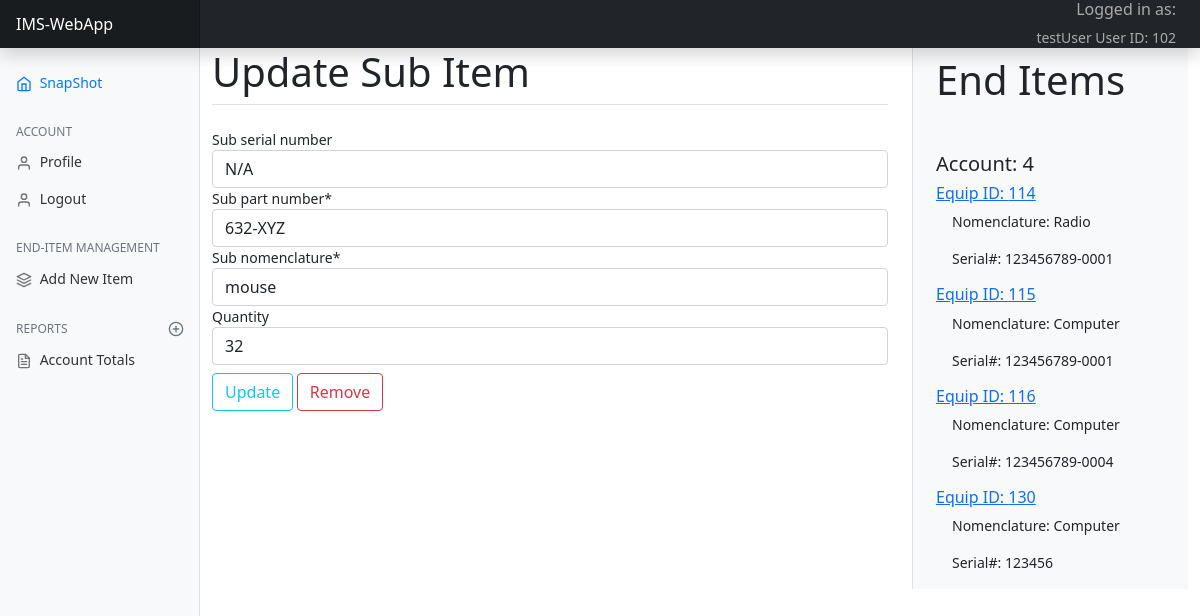
The page /home/update_sub_item/5/ (signed in) on the database its author committed.
### account/models.py (models this page shows, shortened)
class Account(AbstractBaseUser):
    custodian_id            = models.AutoField(primary_key=True)
    email                   = models.EmailField(verbose_name="email",max_length=60, unique=True)
    username                = models.CharField(max_length=30, unique=True)
    first_name              = models.CharField(max_length=45)
    last_name               = models.CharField(max_length=45)
    date_joined             = models.DateTimeField(verbose_name='date joined', auto_now_add=True)
    last_login              = models.DateTimeField(verbose_name='last login', auto_now=True)
    is_admin                = models.BooleanField(default=False)
    is_active               = models.BooleanField(default=False)
    is_staff                = models.BooleanField(default=False)
    is_superuser            = models.BooleanField(default=False)
    USERNAME_FIELD = 'email'
    REQUIRED_FIELDS = ['username', 'first_name','last_name',]
    objects = MyAccountManager()

### ims/models.py (models this page shows, shortened)
class SubItem(models.Model):
    sub_item_id = models.AutoField(primary_key=True)
    sub_item_end_item = models.ForeignKey(EndItem, on_delete=models.CASCADE, null=True, blank=True)
    sub_serial_number = models.CharField(max_length=45, null=True, blank=True)
    sub_part_number = models.CharField(max_length=45)
    sub_nomenclature = models.CharField(max_length=45)
    quantity = models.IntegerField(null=True, blank=True)

class EndItem(models.Model):
    SERVICEABLE = 'SR'
    NEEDS_REPAIR = 'R'
    UNREPAIRABLE = 'NR'
    STATUS_CHOICES = [
        (SERVICEABLE, 'Serviceable'),
        (NEEDS_REPAIR, 'Needs Repair'),
        (UNREPAIRABLE, 'Unrepairable'),
    ]
    end_item_id = models.AutoField(primary_key=True)
    nomenclature = models.CharField(max_length=45)
    part_number = models.CharField(max_length=45)
    serial_number = models.CharField(max_length=45)
    end_item_account_number = models.ForeignKey(EqAccount, on_delete=models.CASCADE, null=True, blank=True)
    status = models.CharField(max_length=45, choices=STATUS_CHOICES, default=SERVICEABLE)

### ims/views.py (the view)
# urls.py: path('update_sub_item/<int:pk>/', views.update_sub_item, name='update_sub_item'),
@login_required(login_url='login')
def update_sub_item(request, pk):
    title = "Update Sub Item"
    current_user = request.user
    user_id = get_user_id(request)
    eq_acct = get_eq_acct(user_id)
    end_items = get_end_items(eq_acct)
    context = {}
    item = SubItem.objects.get(sub_item_id=pk)
    u_form = sub_item_update_form(instance=item)
    end_item = item.sub_item_end_item_id
    end_item_obj = EndItem.objects.get(pk=end_item)
    context = {
                'end_item': end_item,
                'item': item,
                'u_form': u_form,
                'title': title,
                'current_user': current_user,
                'user_id': user_id,
                'eq_acct': eq_acct,
                'end_items': end_items,
            }
    item_acct = EqAccount.objects.values_list('eq_account_number', flat=True).filter(eq_account_number=end_item_obj.end_item_account_number).first()
    if eq_acct != item_acct:
        messages.warning(request, f'You do not have access to that item!')
        return redirect('home')
    else:
        if request.method == 'POST':
            u_form = sub_item_update_form(request.POST, instance=item)
            if u_form.is_valid:
                u_form.save()
                return redirect('updateItem',end_item)
    return render(request, 'ims/sub_item_update.html', context)

### ims/forms.py
class sub_item_update_form(forms.ModelForm):
    class Meta:
        model = models.SubItem
        exclude = ['sub_item_end_item','sub_item_id',]

### ims/models.py (called while the page is built)
    def __int__(self):
        return self.eq_account_number

### ims/views.py (called while the page is built)
def get_user_id(request):
    current_user = request.user
    user_id = current_user.pk
    return user_id

def get_eq_acct(user_id):
    eq_acct = EqAccount.objects.values_list('eq_account_number', flat=True).filter(eq_account_custodian_id=user_id).first()
    return eq_acct

def get_end_items(eq_acct):
    end_items = EndItem.objects.filter(end_item_account_number=eq_acct)
    return end_items

### ims/templates/ims/sub_item_update.html
{% extends "ims/ims_base.html" %}
{% load crispy_forms_filters %}
{% load crispy_forms_tags %}
{% block content %}
    <div class="content-area">
        <form method="POST">{% csrf_token %}
            <fieldset class="form-group">
                <legend class="border-bottom mb-4"><h1>Update Sub Item</h1></legend>
                {{ u_form|crispy }}
            </fieldset>
            <div class="form-group">
                <button class="btn btn-outline-info mt-2 p-50" type="submit" value="Select">Update</button>
                <a class="btn btn-outline-danger mt-2 p-50" href="{% url 'delete_sub_item' item.pk %}">Remove</a>
            </div>
        </form>
    </div>
{% endblock content %}

### ims/templates/ims/ims_base.html (shortened to what this page needs)
{% load static %}
<!doctype html>
<html lang="en">
  <head>
    <link href="https://cdn.jsdelivr.net/npm/bootstrap@5.0.0-beta2/dist/css/bootstrap.min.css" rel="stylesheet">
    <link href="https://getbootstrap.com/docs/5.0/examples/dashboard/dashboard.css" rel="stylesheet">
    <link rel="stylesheet" href="{% static 'ims_main.css' %}">
  </head>
<body>
    <header class="navbar navbar-dark sticky-top bg-dark flex-md-nowrap p-0 shadow">
        <a class="navbar-brand col-md-3 col-lg-2 me-0 px-3" href="{% url 'home' %}">IMS-WebApp</a>
        <div class="ml-auto pe-4 loggedin"><h6>Logged in as: </h6>{{ user.username }} User ID: {{ user.pk }}</div>
    </header>
    <div class="container-fluid">
        <div class="row">
            <div class="col-lg-2 col-md-3">
                <nav id="sidebarMenu" class="col-md-3 col-lg-2 d-md-block bg-light sidebar collapse">
                    <div class="position-sticky pt-3">
                        <ul class="nav flex-column">
                            <li class="nav-item">
                                <a class="nav-link active" aria-current="page" href="{% url 'home' %}">
                                    <span data-feather="home"></span>
                                    SnapShot
                                </a>
                            </li>
                        </ul>
                        <h6 class="sidebar-heading d-flex justify-content-between align-items-center px-3 mt-4 mb-1 text-muted">
                            <span>Account</span>
                        </h6>
                        <ul class="nav flex-column">
                            <li class="nav-item">
                                <a class="nav-link" href="{% url 'profile' %}">
                                    <span data-feather="user"></span>
                                    Profile
                                </a>
                            </li>
                            <li class="nav-item">
                                <a class="nav-link" href="{% url 'logout' %}">
                                    <span data-feather="user"></span>
                                    Logout
                                </a>
                            </li>
                        </ul>
                        <h6 class="sidebar-heading d-flex justify-content-between align-items-center px-3 mt-4 mb-1 text-muted">
                            <span>End-Item Management</span>
                        </h6>
                        <ul class="nav flex-column mb-2">
                            <li class="nav-item">
                                <a class="nav-link" href="{% url 'newItem' %}">
                                    <span data-feather="layers"></span>
                                    Add New Item
                                </a>
                            </li>
                        </ul>
                        <h6 class="sidebar-heading d-flex justify-content-between align-items-center px-3 mt-4 mb-1 text-muted">
                            <span>Reports</span>
                                <a class="link-secondary" href="#" aria-label="Add a new report">
                                    <span data-feather="plus-circle"></span>
                                </a>
                        </h6>
                        <ul class="nav flex-column mb-2">
                            <li class="nav-item">
                                <a class="nav-link" href="#">
                                    <span data-feather="file-text"></span>
                                        Account Totals
                                </a>
                            </li>
                        </ul>
                    </div>
                </nav>
            </div>
            <div id="page-content" class="col-md-6 col-lg-7 col-sm-8">
            {% block content %} {% endblock %}
            </div>
            <div class="col-md-3 col-lg-3 col-sm-4">
                <div class="container right-side">
                    <h1 class="pt-2 mb-5">End Items</h1>
                    <h5 class="acct_id" id="{{ eq_acct }}" name="acct_id">Account: {{ eq_acct }}</h5>
                    {% for item in end_items %}
                        <a id="{{ item.end_item_id }}" href="{% url 'updateItem' item.end_item_id %}"><h6>Equip ID: {{ item.end_item_id }}</h6></a>
                        <p class="ps-3">Nomenclature: {{ item.nomenclature }}</p>
                        <p class="ps-3">Serial#: {{ item.serial_number }}</p>
                    {% endfor %}
                </div>
            </div>
        </div>
    </div>
</body>
</html>

### ims/static/ims_main.css (style rules this page uses)
body { font-size: .875rem; }
.feather { width: 16px; height: 16px; vertical-align: text-bottom; }
.sidebar { position: fixed; top: 0; bottom: 0; left: 0; z-index: 100; padding: 48px 0 0; box-shadow: inset -1px 0 0 rgba(0, 0, 0, .1); }
.sidebar .nav-link { font-weight: 500; color: #333; }
.sidebar .nav-link .feather { margin-right: 4px; color: #727272; }
.sidebar .nav-link.active { color: #007bff; }
.sidebar .nav-link:hover .feather, .sidebar .nav-link.active .feather { color: inherit; }
.sidebar-heading { font-size: .75rem; text-transform: uppercase; }
.navbar-brand { padding-top: .75rem; padding-bottom: .75rem; font-size: 1rem; background-color: rgba(0, 0, 0, .25); box-shadow: inset -1px 0 0 rgba(0, 0, 0, .25); }

### ims/templates/ims/ims_base.html (style rules this page uses)
.loggedin { color: #aaaaaa; text-align: right; }
.right-side, .container { height: 100%; box-shadow: inset 1px 0 0 rgba(0, 0, 0, .1); overflow-x: auto; overflow-y: auto; border-left:inherit; background-color: #f8f9fa!important; }

### rows shown on the page
Account: username "testUser", pk "102"
SubItem: sub_serial_number "N/A", sub_part_number "632-XYZ", sub_nomenclature "mouse", quantity "32"
EndItem: end_item_id "114", nomenclature "Radio", serial_number "123456789-0001"
EndItem: end_item_id "115", nomenclature "Computer", serial_number "123456789-0001"
EndItem: end_item_id "116", nomenclature "Computer", serial_number "123456789-0004"
EndItem: end_item_id "130", nomenclature "Computer", serial_number "123456"

### other values the page prints
{{ eq_acct }} "4"
